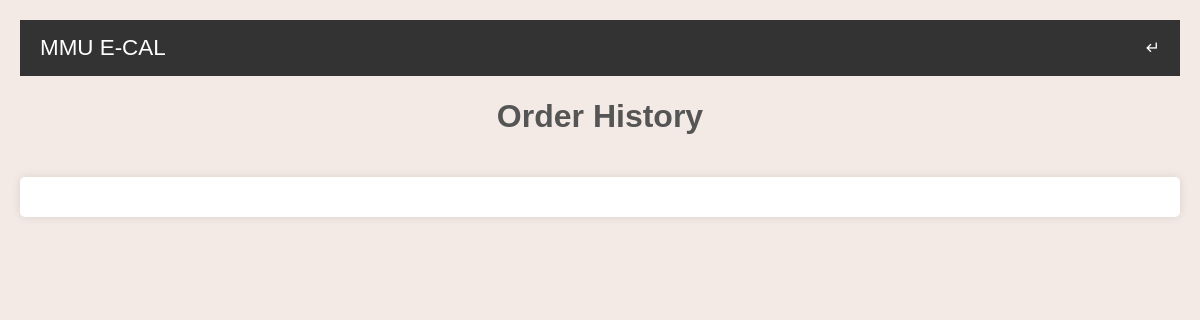
Page /history (signed in) on the earlier database version.
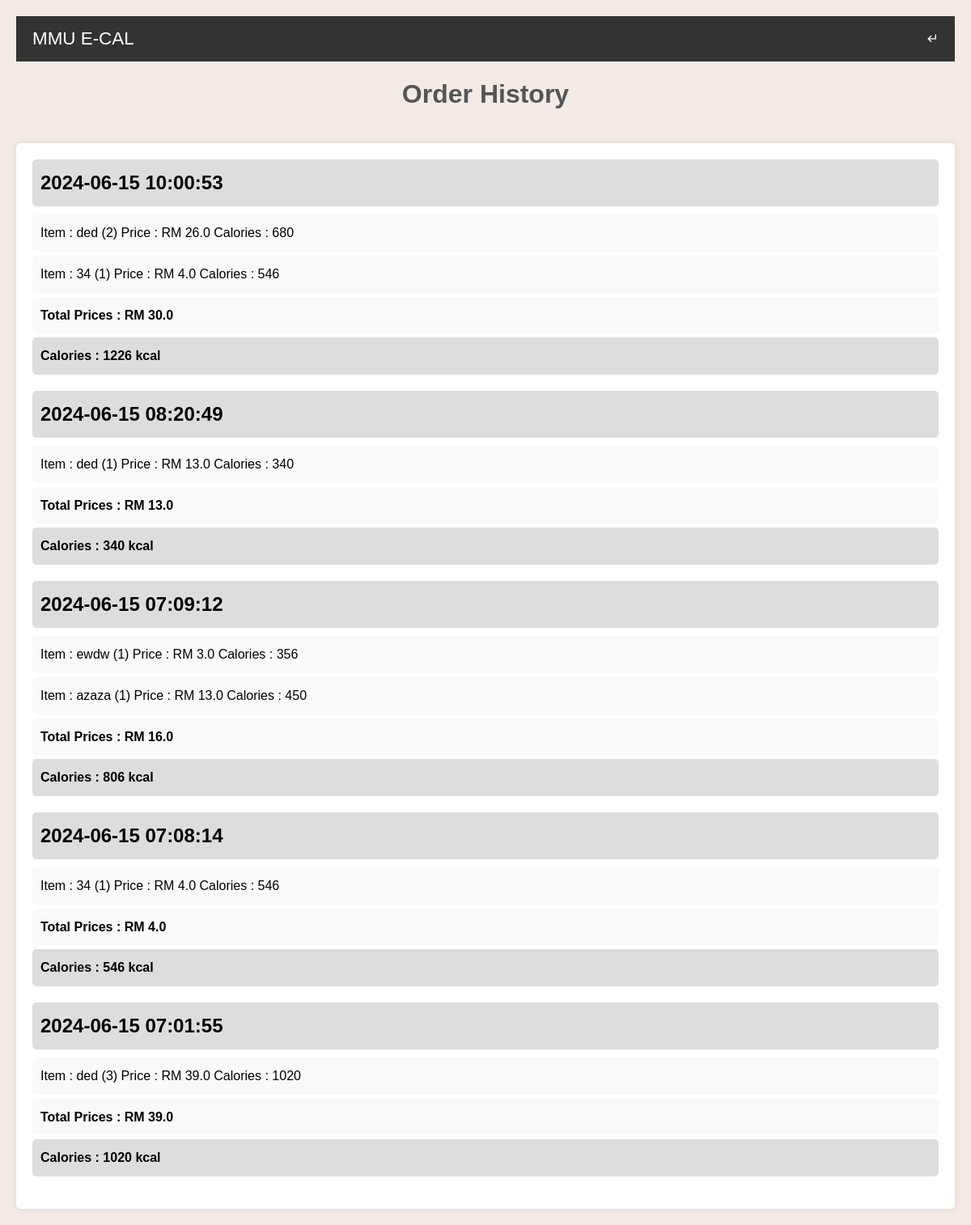
Same page on the later database version.
### website/models.py (models this page shows)
class Order(db.Model):
    __tablename__ = 'order'
    id = db.Column(db.Integer, primary_key=True)
    product_name = db.Column(db.String(100), unique=True, nullable=False)
    quantity = db.Column(db.Integer, nullable=False)
    price = db.Column(db.Float, nullable=False)
    calories = db.Column(db.Integer, nullable=False)
    date_created = db.Column(db.DateTime(timezone=True), default=func.now())
    customer_link = db.Column(db.Integer, db.ForeignKey('user.id'), nullable=False)
    product_link = db.Column(db.String(100), db.ForeignKey('product.id'), nullable=False)

### website/views.py (the view)
@views.route('/history')
@login_required
def history():
    order_history = Order.query.filter_by(customer_link = current_user.id).order_by(desc(Order.date_created)).all()
    order_grouped = defaultdict(list)
    total_prices = defaultdict(float)
    total_calories = defaultdict(int)
    for order in order_history:
        order_grouped [order.date_created].append(order)
        total_prices[order.date_created] += order.price
        total_calories[order.date_created] += order.calories
    return render_template('order_history.html', order_grouped=order_grouped, total_prices=total_prices, total_calories=total_calories )

### website/templates/order_history.html (shortened to what this page needs)
<!DOCTYPE html>
<html lang="en">
<head>
    <link href="https://cdn.jsdelivr.net/npm/remixicon@4.1.0/fonts/remixicon.css" rel="stylesheet"/>
    <link rel="stylesheet" href="/static/order_history.css"/>
</head>
<body>
    <nav>
        <div class="nav__header">
            <div class="nav__logo">
                <a href="#">MMU E-CAL</a>
            </div>
            <div class="nav__back" id="menu-back">
                <a href="/profile"><i class="ri-corner-down-left-line"></i></a>
            </div>
        </div>
    </nav>
    <div class="title">
        <h1>Order History</h1>
    </div>
    <div class="container">
        {% for date, orders in order_grouped.items() %}
            <div class="day-box">
                <h2>{{ date }}</h2>
                <div class="activity-details">
                    <div class="activity-item">
                        <ul>
                            {% for order in orders %}
                            <li>Item : {{ order.product_name }} ({{order.quantity }}) Price : RM {{ order.price }} Calories : {{ order.calories }}  </li>
                            {% endfor %}
                            <li><strong>Total Prices : RM {{ total_prices[date] }}</strong></h4></li>
                            <li><strong> Calories : {{ total_calories[date] }} kcal</strong></h4></li>
                        </ul>
                    </div>
                </div>
            </div>
        {% endfor %}
    </div>
</body>
</html>

Differences in the rows shown:
added Order: order_grouped "2024-06-15 10:00:53", product_name "ded", quantity "2", price "26.0", calories "680", date_created "30.0", date_created "1226"
added Order: product_name "34", quantity "1", price "4.0", calories "546", shown under "2024-06-15 10:00:53"
added Order: order_grouped "2024-06-15 08:20:49", product_name "ded", quantity "1", price "13.0", calories "340", date_created "13.0", date_created "340"
added Order: order_grouped "2024-06-15 07:09:12", product_name "ewdw", quantity "1", price "3.0", calories "356", date_created "16.0", date_created "806"
added Order: product_name "azaza", quantity "1", price "13.0", calories "450", shown under "2024-06-15 07:09:12"
added Order: order_grouped "2024-06-15 07:08:14", product_name "34", quantity "1", price "4.0", calories "546", date_created "4.0", date_created "546"
added Order: order_grouped "2024-06-15 07:01:55", product_name "ded", quantity "3", price "39.0", calories "1020", date_created "39.0", date_created "1020"
Other differences:
new list line: "Total Prices : RM Calories : kcal"
